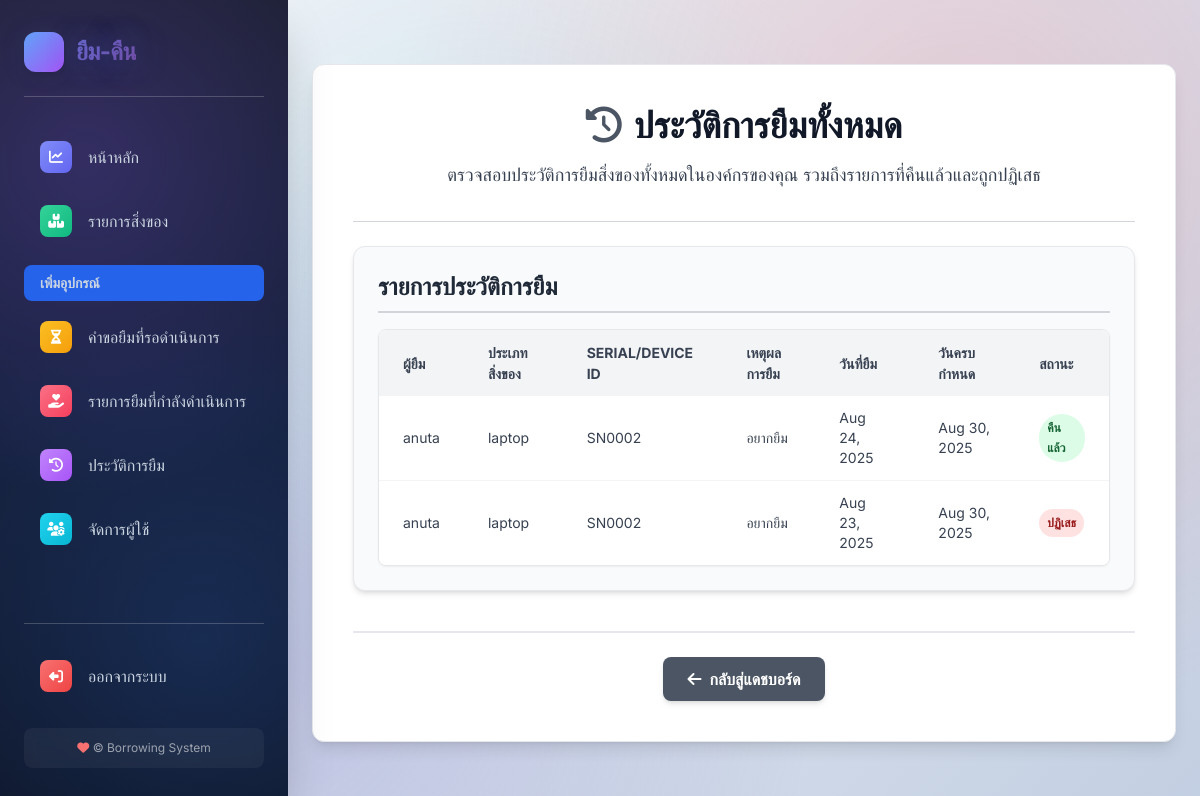
/borrowing/admin/loan-history/ (signed in), run on the app's committed database.
### borrowing/models.py (models this page shows, shortened)
class Loan(models.Model):
    asset = models.ForeignKey(Asset, on_delete=models.CASCADE, verbose_name="อุปกรณ์") # เปลี่ยนจาก item เป็น asset
    borrower = models.ForeignKey(CustomUser, on_delete=models.CASCADE, verbose_name="ผู้ยืม")
    borrow_date = models.DateTimeField(auto_now_add=True, verbose_name="วันที่ยืม")
    due_date = models.DateField(verbose_name="กำหนดคืน") # ใช้ DateField สำหรับวันที่เท่านั้น
    return_date = models.DateTimeField(null=True, blank=True, verbose_name="วันที่คืน")
    STATUS_CHOICES = [
        ('pending', 'รอดำเนินการ'),
        ('approved', 'อนุมัติแล้ว'),
        ('returned', 'คืนแล้ว'),
        ('rejected', 'ถูกปฏิเสธ'),
        ('overdue', 'เกินกำหนด'),
    ]
    status = models.CharField(max_length=20, choices=STATUS_CHOICES, default='pending', verbose_name="สถานะ")
    reason = models.TextField(blank=True, verbose_name="เหตุผลการยืม") # เพิ่มฟิลด์เหตุผลการยืม
    class Meta:
        verbose_name = "รายการยืม"
        verbose_name_plural = "รายการยืม"
        ordering = ['-borrow_date']

class Asset(models.Model):
    item = models.ForeignKey(Item, on_delete=models.CASCADE, related_name='assets', verbose_name="ประเภทสิ่งของ")
    serial_number = models.CharField(max_length=255, blank=True, null=True, unique=True, verbose_name="หมายเลขซีเรียล")
    device_id = models.CharField(max_length=255, blank=True, null=True, unique=True, verbose_name="ID อุปกรณ์")
    location = models.CharField(max_length=255, blank=True, null=True, verbose_name="ตำแหน่ง")
    STATUS_CHOICES = [
        ('available', 'พร้อมใช้งาน'),
        ('on_loan', 'กำลังถูกยืม'),
        ('maintenance', 'บำรุงรักษา'),
        ('retired', 'ปลดระวาง'),
    ]
    status = models.CharField(max_length=20, choices=STATUS_CHOICES, default='available', verbose_name="สถานะ")
    class Meta:
        verbose_name = "อุปกรณ์"
        verbose_name_plural = "อุปกรณ์"

class Item(models.Model):
    organization = models.ForeignKey(Organization, on_delete=models.CASCADE, verbose_name="องค์กร")
    name = models.CharField(max_length=255, verbose_name="ชื่อประเภทสิ่งของ")
    description = models.TextField(blank=True, verbose_name="รายละเอียด")
    total_quantity = models.IntegerField(default=0, verbose_name="จำนวนทั้งหมด")
    available_quantity = models.IntegerField(default=0, verbose_name="จำนวนที่เหลืออยู่")
    image = models.ImageField(upload_to='item_images/', blank=True, null=True, verbose_name="รูปภาพสิ่งของ")
    item_type = models.CharField(max_length=100, blank=True, null=True, verbose_name="ประเภทสิ่งของ")
    added_at = models.DateTimeField(auto_now_add=True, verbose_name="วันที่เพิ่ม")
    class Meta:
        verbose_name = "ประเภทสิ่งของ"
        verbose_name_plural = "ประเภทสิ่งของ"
        unique_together = ('organization', 'name')

### users/models.py (models this page shows, shortened)
class CustomUser(AbstractUser):
    organization = models.ForeignKey(Organization, on_delete=models.SET_NULL, null=True, blank=True, verbose_name="องค์กร")
    is_org_admin = models.BooleanField(default=False, verbose_name="ผู้ดูแลองค์กร")
    is_platform_admin = models.BooleanField(default=False, verbose_name="ผู้ดูแลแพลตฟอร์ม")
    phone_number = models.CharField(max_length=20, blank=True, null=True)
    class Meta:
        verbose_name = "ผู้ใช้งาน"
        verbose_name_plural = "ผู้ใช้งาน"

### borrowing/views.py (the view)
# urls.py: path('admin/loan-history/', views.loan_history_admin_view, name='loan_history_admin_view'),
@login_required
def loan_history_admin_view(request):
    if not request.user.is_org_admin:
        messages.error(request, "คุณไม่มีสิทธิ์เข้าถึงหน้านี้")
        return redirect('dashboard')
    organization = request.user.organization
    loan_history = Loan.objects.filter(
        asset__item__organization=organization
    ).exclude(
        status__in=['pending', 'approved']
    ).select_related('asset__item', 'borrower').order_by('-borrow_date')
    context = {
        'loan_history': loan_history,
        'organization_name': organization.name,
    }
    return render(request, 'borrowing/loan_history_admin.html', context)

### users/context_processors.py (called while the page is built)
def unread_notifications_count(request):
    if request.user.is_authenticated:
        count = Notification.objects.filter(user=request.user, is_read=False).count()
        return {'unread_notifications_count': count}
    return {'unread_notifications_count': 0} # หากผู้ใช้ยังไม่ได้ล็อกอิน ให้ส่ง 0

### borrowing/templates/borrowing/loan_history_admin.html (shortened to what this page needs)
{% extends 'users/base.html' %}
{% block content %}
<div class="bg-white p-6 md:p-8 lg:p-10 rounded-xl shadow-lg max-w-5xl mx-auto my-8 border border-gray-200">
    <h1 class="text-3xl md:text-4xl font-extrabold text-gray-900 mb-4 text-center flex items-center justify-center gap-x-3">
        <i class="fas fa-history text-gray-600"></i> ประวัติการยืมทั้งหมด
    </h1>
    <p class="text-gray-700 mb-8 text-center text-lg max-w-2xl mx-auto">ตรวจสอบประวัติการยืมสิ่งของทั้งหมดในองค์กรของคุณ รวมถึงรายการที่คืนแล้วและถูกปฏิเสธ</p>
    <hr class="my-6 border-gray-300">
    <div class="mb-10 p-6 bg-gray-50 rounded-xl shadow-md border border-gray-200">
        <h2 class="text-2xl font-bold text-gray-800 mb-4 border-b-2 pb-2 border-gray-300 flex items-center gap-x-2">
            รายการประวัติการยืม
        </h2>
        {% if loan_history %}
            <div class="overflow-x-auto rounded-lg border border-gray-200 shadow-sm">
                <table class="min-w-full bg-white">
                    <thead>
                        <tr class="bg-gray-100 text-gray-700 uppercase text-sm leading-normal font-bold">
                            <th class="py-3 px-6 text-left">ผู้ยืม</th>
                            <th class="py-3 px-6 text-left">ประเภทสิ่งของ</th>
                            <th class="py-3 px-6 text-left">Serial/Device ID</th>
                            <th class="py-3 px-6 text-left">เหตุผลการยืม</th>
                            <th class="py-3 px-6 text-left">วันที่ยืม</th>
                            <th class="py-3 px-6 text-left">วันครบกำหนด</th>
                            <th class="py-3 px-6 text-left">สถานะ</th>
                        </tr>
                    </thead>
                    <tbody class="text-gray-700 text-sm divide-y divide-gray-100">
                        {% for loan in loan_history %}
                            <tr class="hover:bg-gray-50 transition duration-150 ease-in-out">
                                <td class="py-3 px-6 text-left whitespace-nowrap">{{ loan.borrower.username }}</td>
                                <td class="py-3 px-6 text-left">{{ loan.asset.item.name }}</td>
                                <td class="py-3 px-6 text-left">{{ loan.asset.serial_number|default:loan.asset.device_id|default:"-" }}</td>
                                <td class="py-3 px-6 text-left max-w-xs whitespace-normal">{{ loan.reason|default:"-" }}</td>
                                <td class="py-3 px-6 text-left">{{ loan.borrow_date|default_if_none:"N/A"|date:"M d, Y" }}</td>
                                <td class="py-3 px-6 text-left">{{ loan.due_date|date:"M d, Y" }}</td>
                                <td class="py-3 px-6 text-left">
                                    {% if loan.status == 'returned' %}
                                        <span class="px-2 py-1 inline-flex text-xs leading-5 font-semibold rounded-full bg-green-100 text-green-800">คืนแล้ว</span>
                                    {% elif loan.status == 'rejected' %}
                                        <span class="px-2 py-1 inline-flex text-xs leading-5 font-semibold rounded-full bg-red-100 text-red-800">ปฏิเสธ</span>
                                    {% elif loan.status == 'overdue' %}
                                        <span class="px-2 py-1 inline-flex text-xs leading-5 font-semibold rounded-full bg-orange-100 text-orange-800">เกินกำหนด</span>
                                    {% else %}
                                        <span class="px-2 py-1 inline-flex text-xs leading-5 font-semibold rounded-full bg-gray-100 text-gray-800">{{ loan.status|capfirst }}</span>
                                    {% endif %}
                                </td>
                            </tr>
                        {% endfor %}
                    </tbody>
                </table>
            </div>
        {% else %}
            <p class="text-gray-600 italic py-2">ไม่มีประวัติการยืมในองค์กรของคุณ</p>
        {% endif %}
    </div>
    <div class="mt-8 pt-6 border-t-2 border-gray-200 flex flex-wrap gap-4 justify-center">
        <a href="{% url 'dashboard' %}" class="bg-gray-600 hover:bg-gray-700 text-white font-semibold py-2.5 px-6 rounded-lg transition duration-300 transform hover:scale-105 shadow-md flex items-center">
            <i class="fas fa-arrow-left mr-2"></i> กลับสู่แดชบอร์ด
        </a>
    </div>
</div>
{% endblock content %}

### users/templates/users/base.html (style rules this page uses)
:root { --sbw:18rem; --primary-gradient: linear-gradient(135deg, #667eea 0%, #764ba2 100%); --sidebar-gradient: linear-gradient(180deg, #1a1f2e 0%, #16213e 50%, #0f172a 100%); --glass-bg: rgba(255, 255, 255, 0.1); --glass-border: rgba(255, 255, 255, 0.2); }
* { box-sizing: border-box; }
body { font-family: 'Inter', sans-serif; background: linear-gradient(135deg, #f5f7fa 0%, #c3cfe2 100%); color: #2d3748; min-height: 100vh; display: flex; position: relative; overflow-x: hidden; }
body::before { content: ''; position: fixed; top: 0; left: 0; width: 100%; height: 100%; background: radial-gradient(circle at 20% 80%, rgba(120, 119, 198, 0.3) 0%, transparent 50%), radial-gradient(circle at 80% 20%, rgba(255, 107, 107, 0.2) 0%, transparent 50%), radial-gradient(circle at 40% 40%, rgba(120, 219, 226, 0.2) 0%, transparent 50%); pointer-events: none; z-index: -1; }

### data on the page
Loan: borrower.username "anuta", asset.item.name "laptop", asset.serial_number "SN0002", reason "อยากยืม", borrow_date "Aug 24, 2025", due_date "Aug 30, 2025", status "คืนแล้ว"
Loan: borrower.username "anuta", asset.item.name "laptop", asset.serial_number "SN0002", reason "อยากยืม", borrow_date "Aug 23, 2025", due_date "Aug 30, 2025", status "ปฏิเสธ"
